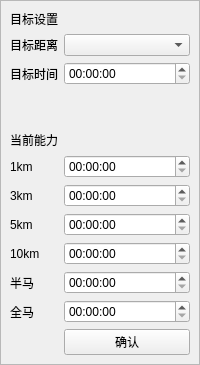
         <widget class="QWidget" name="page_generatePlan">
          <layout class="QVBoxLayout" name="verticalLayout_12">
           <property name="spacing">
            <number>0</number>
           </property>
           <property name="leftMargin">
            <number>0</number>
           </property>
           <property name="topMargin">
            <number>0</number>
           </property>
           <property name="rightMargin">
            <number>0</number>
           </property>
           <property name="bottomMargin">
            <number>0</number>
           </property>
           <item>
            <widget class="QFrame" name="frame_generatePlan">
             <property name="frameShape">
              <enum>QFrame::StyledPanel</enum>
             </property>
             <property name="frameShadow">
              <enum>QFrame::Raised</enum>
             </property>
             <layout class="QFormLayout" name="formLayout_4">
              <item row="1" column="0">
               <widget class="QLabel" name="label_3">
                <property name="text">
                 <string>目标距离</string>
                </property>
               </widget>
              </item>
              <item row="2" column="0">
               <widget class="QLabel" name="label_4">
                <property name="text">
                 <string>目标时间</string>
                </property>
               </widget>
              </item>
              <item row="2" column="1">
               <widget class="QTimeEdit" name="timeEdit">
                <property name="displayFormat">
                 <string>hh:mm:ss</string>
                </property>
               </widget>
              </item>
              <item row="1" column="1">
               <widget class="QComboBox" name="comboBox">
                <item>
                 <property name="text">
                  <string> </string>
                 </property>
                </item>
                <item>
                 <property name="text">
                  <string>1km</string>
                 </property>
                </item>
                <item>
                 <property name="text">
                  <string>3km</string>
                 </property>
                </item>
                <item>
                 <property name="text">
                  <string>5km</string>
                 </property>
                </item>
                <item>
                 <property name="text">
                  <string>10km</string>
                 </property>
                </item>
                <item>
                 <property name="text">
                  <string>半马</string>
                 </property>
                </item>
                <item>
                 <property name="text">
                  <string>全马</string>
                 </property>
                </item>
               </widget>
              </item>
              <item row="5" column="0" colspan="2">
               <widget class="QLabel" name="label_5">
                <property name="text">
                 <string>当前能力</string>
                </property>
               </widget>
              </item>
              <item row="0" column="0" colspan="2">
               <widget class="QLabel" name="label_2">
                <property name="text">
                 <string>目标设置</string>
                </property>
               </widget>
              </item>
              <item row="6" column="0">
               <widget class="QLabel" name="label_6">
                <property name="text">
                 <string>1km</string>
                </property>
               </widget>
              </item>
              <item row="7" column="0">
               <widget class="QLabel" name="label_7">
                <property name="text">
                 <string>3km</string>
                </property>
               </widget>
              </item>
              <item row="8" column="0">
               <widget class="QLabel" name="label_8">
                <property name="text">
                 <string>5km</string>
                </property>
               </widget>
              </item>
              <item row="9" column="0">
               <widget class="QLabel" name="label_9">
                <property name="text">
                 <string>10km</string>
                </property>
               </widget>
              </item>
              <item row="10" column="0">
               <widget class="QLabel" name="label_10">
                <property name="text">
                 <string>半马</string>
                </property>
               </widget>
              </item>
              <item row="11" column="0">
               <widget class="QLabel" name="label_11">
                <property name="text">
                 <string>全马</string>
                </property>
               </widget>
              </item>
              <item row="6" column="1">
               <widget class="QTimeEdit" name="timeEdit_2">
                <property name="displayFormat">
                 <string>hh:mm:ss</string>
                </property>
               </widget>
              </item>
              <item row="7" column="1">
               <widget class="QTimeEdit" name="timeEdit_3">
                <property name="displayFormat">
                 <string>hh:mm:ss</string>
                </property>
               </widget>
              </item>
              <item row="8" column="1">
               <widget class="QTimeEdit" name="timeEdit_4">
                <property name="displayFormat">
                 <string>hh:mm:ss</string>
                </property>
               </widget>
              </item>
              <item row="9" column="1">
               <widget class="QTimeEdit" name="timeEdit_5">
                <property name="displayFormat">
                 <string>hh:mm:ss</string>
                </property>
               </widget>
              </item>
              <item row="10" column="1">
               <widget class="QTimeEdit" name="timeEdit_6">
                <property name="displayFormat">
                 <string>hh:mm:ss</string>
                </property>
               </widget>
              </item>
              <item row="11" column="1">
               <widget class="QTimeEdit" name="timeEdit_7">
                <property name="displayFormat">
                 <string>hh:mm:ss</string>
                </property>
               </widget>
              </item>
              <item row="12" column="1">
               <widget class="QPushButton" name="pushButton">
                <property name="text">
                 <string>确认</string>
                </property>
               </widget>
              </item>
              <item row="4" column="0" colspan="2">
               <widget class="QLabel" name="label_12">
                <property name="text">
                 <string> </string>
                </property>
               </widget>
              </item>
              <item row="3" column="0" colspan="2">
               <widget class="QLabel" name="label_13">
                <property name="text">
                 <string> </string>
                </property>
               </widget>
              </item>
             </layout>
            </widget>
           </item>
          </layout>
         </widget>
